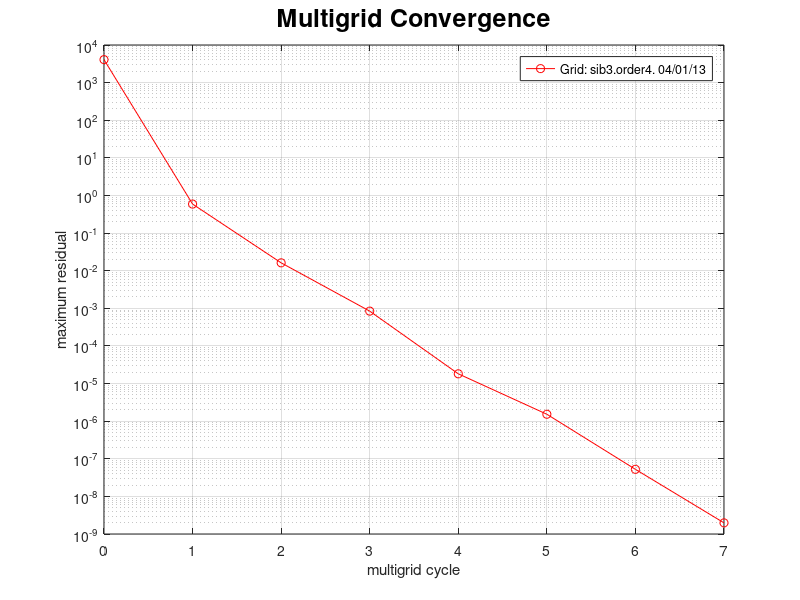

Reproduce this figure in MATLAB.
t=[0 1 2 3 4 5 6 7 ];
defect=[4.086e+03 5.907e-01 1.618e-02 8.415e-04 1.814e-05 1.527e-06 5.238e-08 1.978e-09 ];
clf
set(gca,'FontSize',16);
plot(t,defect,'r-o');
title('Multigrid Convergence','FontSize',18);
ylabel('maximum residual');
xlabel('multigrid cycle');
set(gca,'YScale','log');
grid on
legend('Grid: sib3.order4. 04/01/13','BC: DDDDDD+IIIIDI+IIIIDI....','Fourth-order accurate.','2.8e+06 points. 3 levels.','CR=0.039, ECR=0.59, W[2,1]');
% pause
% print -deps2 residual.eps


% print -depsc2 residual.sib3.order4.W21.eps
